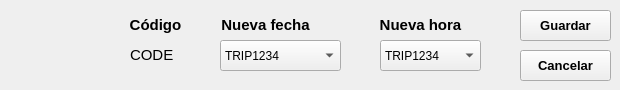
     <widget class="QWidget" name="page_5">
      <widget class="QLabel" name="lb_Identificador_6">
       <property name="geometry">
        <rect>
         <x>120</x>
         <y>10</y>
         <width>71</width>
         <height>31</height>
        </rect>
       </property>
       <property name="styleSheet">
        <string notr="true">font: 75 12pt &quot;Nirmala UI&quot;;</string>
       </property>
       <property name="text">
        <string>&lt;html&gt;&lt;head/&gt;&lt;body&gt;&lt;p align=&quot;center&quot;&gt;&lt;span style=&quot; font-size:11pt; font-weight:600; color:#000000;&quot;&gt;Código&lt;/span&gt;&lt;/p&gt;&lt;/body&gt;&lt;/html&gt;</string>
       </property>
      </widget>
      <widget class="QComboBox" name="cb_nuevafecha">
       <property name="geometry">
        <rect>
         <x>220</x>
         <y>40</y>
         <width>121</width>
         <height>31</height>
        </rect>
       </property>
       <property name="cursor">
        <cursorShape>PointingHandCursor</cursorShape>
       </property>
       <property name="styleSheet">
        <string notr="true">color : rgb(0,0,0);
font: 10pt &quot;Nirmala UI&quot;</string>
       </property>
       <property name="editable">
        <bool>false</bool>
       </property>
       <property name="duplicatesEnabled">
        <bool>false</bool>
       </property>
       <property name="frame">
        <bool>true</bool>
       </property>
       <item>
        <property name="text">
         <string>TRIP1234</string>
        </property>
       </item>
       <item>
        <property name="text">
         <string>TRIP6743</string>
        </property>
       </item>
       <item>
        <property name="text">
         <string>TRIP4321</string>
        </property>
       </item>
      </widget>
      <widget class="QLabel" name="lb_Identificador_7">
       <property name="geometry">
        <rect>
         <x>210</x>
         <y>10</y>
         <width>111</width>
         <height>31</height>
        </rect>
       </property>
       <property name="styleSheet">
        <string notr="true">font: 75 12pt &quot;Nirmala UI&quot;;</string>
       </property>
       <property name="text">
        <string>&lt;html&gt;&lt;head/&gt;&lt;body&gt;&lt;p align=&quot;center&quot;&gt;&lt;span style=&quot; font-size:11pt; font-weight:600; color:#000000;&quot;&gt;Nueva fecha&lt;/span&gt;&lt;/p&gt;&lt;/body&gt;&lt;/html&gt;</string>
       </property>
      </widget>
      <widget class="QPushButton" name="bt_guardarvuelo">
       <property name="geometry">
        <rect>
         <x>520</x>
         <y>10</y>
         <width>91</width>
         <height>31</height>
        </rect>
       </property>
       <property name="font">
        <font>
         <family>Nirmala UI</family>
         <pointsize>10</pointsize>
         <weight>75</weight>
         <bold>true</bold>
        </font>
       </property>
       <property name="cursor">
        <cursorShape>PointingHandCursor</cursorShape>
       </property>
       <property name="styleSheet">
        <string notr="true">QPushButton:hover
{
	border-style: solid;
   	background-color:#bbdefb;

}

QPushButton:pressed
{
	background-color:#0069c0;
}</string>
       </property>
       <property name="text">
        <string>Guardar</string>
       </property>
       <property name="iconSize">
        <size>
         <width>40</width>
         <height>50</height>
        </size>
       </property>
       <property name="flat">
        <bool>false</bool>
       </property>
      </widget>
      <widget class="QPushButton" name="bt_cancelarvuelo">
       <property name="geometry">
        <rect>
         <x>520</x>
         <y>50</y>
         <width>91</width>
         <height>31</height>
        </rect>
       </property>
       <property name="font">
        <font>
         <family>Nirmala UI</family>
         <pointsize>10</pointsize>
         <weight>75</weight>
         <bold>true</bold>
        </font>
       </property>
       <property name="cursor">
        <cursorShape>PointingHandCursor</cursorShape>
       </property>
       <property name="styleSheet">
        <string notr="true">QPushButton:hover
{
	border-style: solid;
   	background-color:#bbdefb;

}

QPushButton:pressed
{
	background-color:#0069c0;
}</string>
       </property>
       <property name="text">
        <string>Cancelar</string>
       </property>
       <property name="iconSize">
        <size>
         <width>40</width>
         <height>50</height>
        </size>
       </property>
       <property name="default">
        <bool>false</bool>
       </property>
       <property name="flat">
        <bool>false</bool>
       </property>
      </widget>
      <widget class="QLabel" name="lb_Identificador_8">
       <property name="geometry">
        <rect>
         <x>130</x>
         <y>40</y>
         <width>71</width>
         <height>31</height>
        </rect>
       </property>
       <property name="styleSheet">
        <string notr="true">font: 75 12pt &quot;Nirmala UI&quot;;</string>
       </property>
       <property name="text">
        <string>&lt;html&gt;&lt;head/&gt;&lt;body&gt;&lt;p&gt;&lt;span style=&quot; font-size:11pt; font-weight:400; color:#000000;&quot;&gt;CODE&lt;/span&gt;&lt;/p&gt;&lt;/body&gt;&lt;/html&gt;</string>
       </property>
      </widget>
      <widget class="QLabel" name="lb_Identificador_9">
       <property name="geometry">
        <rect>
         <x>370</x>
         <y>10</y>
         <width>101</width>
         <height>31</height>
        </rect>
       </property>
       <property name="styleSheet">
        <string notr="true">font: 75 12pt &quot;Nirmala UI&quot;;</string>
       </property>
       <property name="text">
        <string>&lt;html&gt;&lt;head/&gt;&lt;body&gt;&lt;p align=&quot;center&quot;&gt;&lt;span style=&quot; font-size:11pt; font-weight:600; color:#000000;&quot;&gt;Nueva hora&lt;/span&gt;&lt;/p&gt;&lt;/body&gt;&lt;/html&gt;</string>
       </property>
      </widget>
      <widget class="QComboBox" name="cb_nuevahora">
       <property name="geometry">
        <rect>
         <x>380</x>
         <y>40</y>
         <width>101</width>
         <height>31</height>
        </rect>
       </property>
       <property name="cursor">
        <cursorShape>PointingHandCursor</cursorShape>
       </property>
       <property name="styleSheet">
        <string notr="true">color : rgb(0,0,0);
font: 10pt &quot;Nirmala UI&quot;</string>
       </property>
       <property name="editable">
        <bool>false</bool>
       </property>
       <property name="duplicatesEnabled">
        <bool>false</bool>
       </property>
       <property name="frame">
        <bool>true</bool>
       </property>
       <item>
        <property name="text">
         <string>TRIP1234</string>
        </property>
       </item>
       <item>
        <property name="text">
         <string>TRIP6743</string>
        </property>
       </item>
       <item>
        <property name="text">
         <string>TRIP4321</string>
        </property>
       </item>
      </widget>
     </widget>
